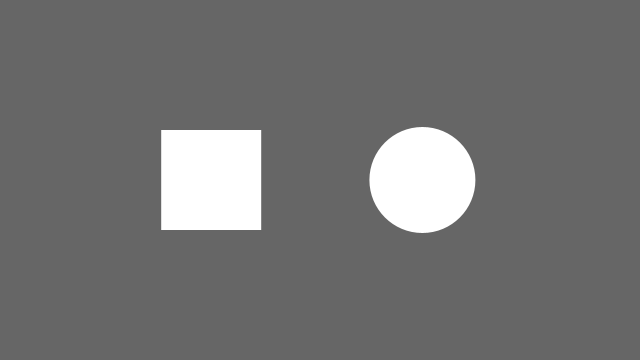
Frame 1 (no input)
Frame 60 (the mouse pressed at the canvas centre just before this capture): identical to frame 1, image omitted
Frame 120 (the mouse held since frame 60 and released just before this capture): identical to frame 1, image omitted

The Processing sketch that drew this single still picture (run headless with seeded random() and noise(); from frame 60 on, the mouse is pressed at the canvas centre):

// Processing sketch: processing_65051
// ── processing_65051.pde

float rx, ry;    // rectangle x- and y-coordinate
float rd = 100;  // rectangle width
  
float ex, ey;    // ellipse x- and y-coordinate
float ed = 106;  // ellipse diameter
  
void setup() {
  size(640, 360);
  smooth();
  noStroke();
   
  // Set the x- and y-coordinates for the rectangle
  rx = width * 0.33 - rd/2;
  ry = height * 0.5 - rd/2;
   
  // Set the x- and y-coordinates for the ellipse
  ex = width * 0.66;
  ey = height * 0.5;
}
  
void draw() {
  background(102);
  boolean rectin = false;
  boolean circlein = false;
  if (mouseX >= rx && mouseX <= rx+rd && mouseY >= ry && mouseY <= ry+rd) {
    rectin = true;  
    if (mousePressed == true) {
       fill(36,223,180); 
      } else {
       //rectin = true;
       fill(50); 
      }
  }
  rect(rx, ry, rd, rd);
  if (rectin == true) {
    line(rx+10, rx+50, ry+10, rx+50);
  }
  
  //float sqrotate = dist(rx + rd/2, ry + rd/2, mouseX, mouseY);
  //pushMatrix();
  //translate(rx + rd/2, ry + rd/2);
  //rotate(sqrotate/50);
  //rect(-rd/2, -rd/2, rd, rd);
  //popMatrix();
  

  float dis = dist(ex, ey, mouseX, mouseY);
  //pushMatrix();
  //fill(dis/1.5);
  if (dis <= ed/2) {
   if (mousePressed == true) {
   fill(225);
   } else {
     circlein = true;
   }
    }
  if (circlein == true) {
  fill(158, 200, 34);
  }
  ellipse(ex, ey, ed, ed);
  //popMatrix();

}
